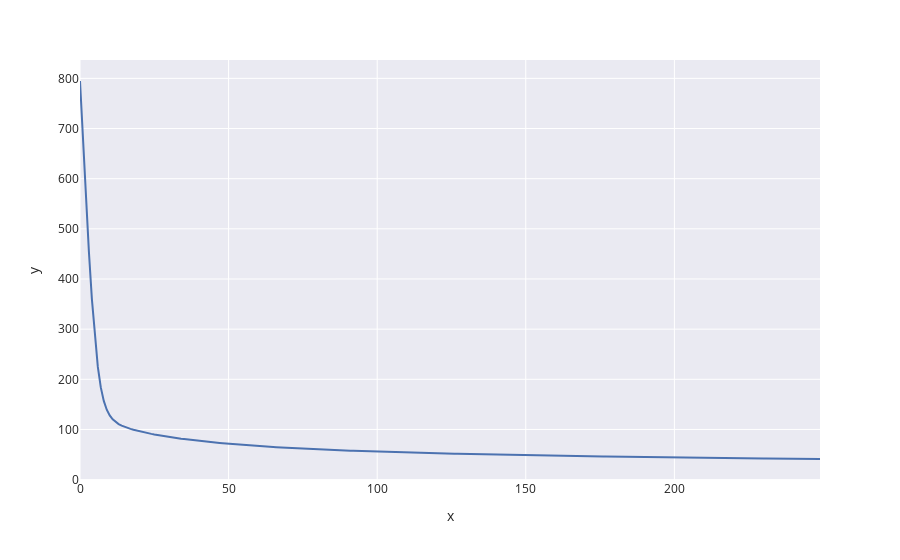

Notebook cell for this chart:
### Code cell
px.line(x = list(range(len(lg.cost_values))), y = lg.cost_values)

### Figure 1 — Plotly figure (JSON) as saved in the notebook; plotly's stock layout.template omitted (floating-point values rounded to 4 significant figures; data arrays with more than 128 entries replaced by an {"elided": "..."} marker saying what was removed)
{"data": [{"hovertemplate": "x=%{x}<br>y=%{y}<extra></extra>", "legendgroup": "", "line": {"color": "rgb(76,114,176)", "dash": "solid"}, "mode": "lines", "name": "", "orientation": "v", "showlegend": false, "type": "scatter", "x": {"elided": "250 int values"}, "xaxis": "x", "y": {"elided": "250 float values"}, "yaxis": "y"}], "layout": {"autosize": true, "legend": {"tracegroupgap": 0}, "margin": {"t": 60}, "xaxis": {"anchor": "y", "autorange": true, "domain": [0, 1], "range": [0, 249], "title": {"text": "x"}, "type": "linear"}, "yaxis": {"anchor": "x", "autorange": true, "domain": [0, 1], "range": [-0.789, 836.7], "title": {"text": "y"}, "type": "linear"}}}
